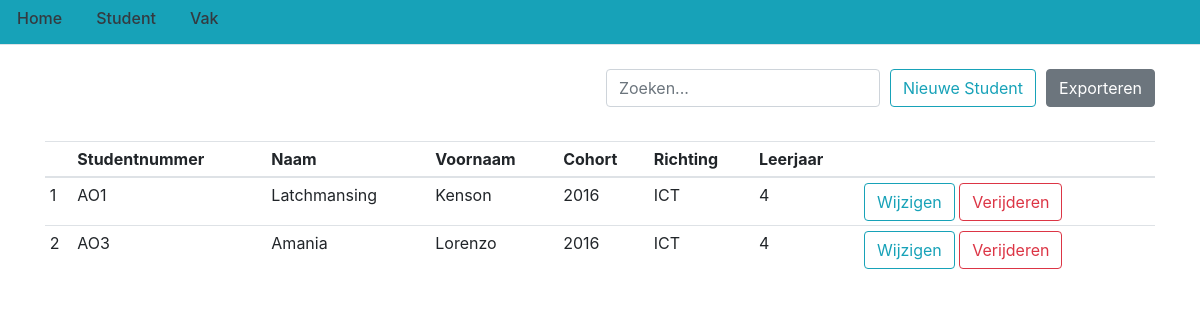
/studenten, run on the app's committed database.
### flasklog/models.py (models this page shows, shortened)
class Student(db.Model):
    student_id = db.Column(db.Integer(), primary_key=True)
    naam = db.Column(db.String(225), nullable=False)
    voornaam = db.Column(db.String(225), nullable=False)
    studentnummer = db.Column(db.String(225), unique=True, nullable=False)
    richting = db.Column(db.String(225), nullable=False)
    cohort = db.Column(db.Integer(), nullable=False)
    leerjaar = db.Column(db.String(30), nullable=False)
    presentie = db.relationship('Presentie', backref='student', lazy=True)

### flasklog/routes.py (the view, shortened to what this page needs)
@app.route('/studenten', methods=['GET', 'POST'])
def studenten():
    student = Student.query.all()
    form = exportStudentenFrom()
    return render_template('studenten.html', title='Studenten', posts=student, form=form)

### flasklog/forms.py
class exportStudentenFrom(FlaskForm):
    submit = SubmitField('Exporteren')

### flasklog/templates/studenten.html (shortened to what this page needs)
{% extends "layout.html" %}
{% block content %}
<br>
<div>
    <div class="float-right">
        <form method="POST">
            <div class="form-group">
                {{ form.submit(class="btn btn-secondary") }}
            </div>
        </form>
    </div>
    <div class="float-right" style="margin-right:10px;">
        <a href="{{ url_for('nieuwe_student') }}">
            <button type="button" class="btn btn-outline-info">Nieuwe Student</button>
        </a>
    </div>
    <div class="float-right" style="margin-right:10px;">
        <input type="search" class="form-control" id="search" placeholder="Zoeken..." onkeyup="searchFunctionRep()">
    </div>
</div>
<br>
<br>
<br>
<div style="height: 20em; overflow: auto;">
    <table id="tbl_student" class="table table-sm">
        <thead>
            <tr>
                <th scope="col"></th>
                <th scope="col">Studentnummer</th>
                <th scope="col">Naam</th>
                <th scope="col">Voornaam</th>
                <th scope="col">Cohort</th>
                <th scope="col">Richting</th>
                <th scope="col">Leerjaar</th>
                <th scope="col"></th>
            </tr>
        </thead>
        <tbody>
            {% for student in posts %}
            <tr>
                <td>{{ student.student_id }}</td>
                <td>{{ student.studentnummer }}</td>
                <td>{{ student.naam }}</td>
                <td>{{ student.voornaam }}</td>
                <td>{{ student.cohort }}</td>
                <td>{{ student.richting }}</td>
                <td>{{ student.leerjaar }}</td>
                <td>
                    <a href="{{ url_for('student', id=student.student_id) }}">
                        <button type="button" class="btn btn-outline-info">Wijzigen</button>
                    </a>
                    <a href="{{ url_for('verwijder_student', id=student.student_id) }}">
                        <button type="button" class="btn btn-outline-danger">Verijderen</button>
                    </a>
                </td>
            </tr>
            {% endfor %}
        </tbody>
    </table>
</div>
{% endblock content%}

### flasklog/templates/layout.html (style rules this page uses)
body { visibility: hidden; }

### data on the page
Student: student_id "1", studentnummer "AO1", naam "Latchmansing", voornaam "Kenson", cohort "2016", richting "ICT", leerjaar "4"
Student: student_id "2", studentnummer "AO3", naam "Amania", voornaam "Lorenzo", cohort "2016", richting "ICT", leerjaar "4"
